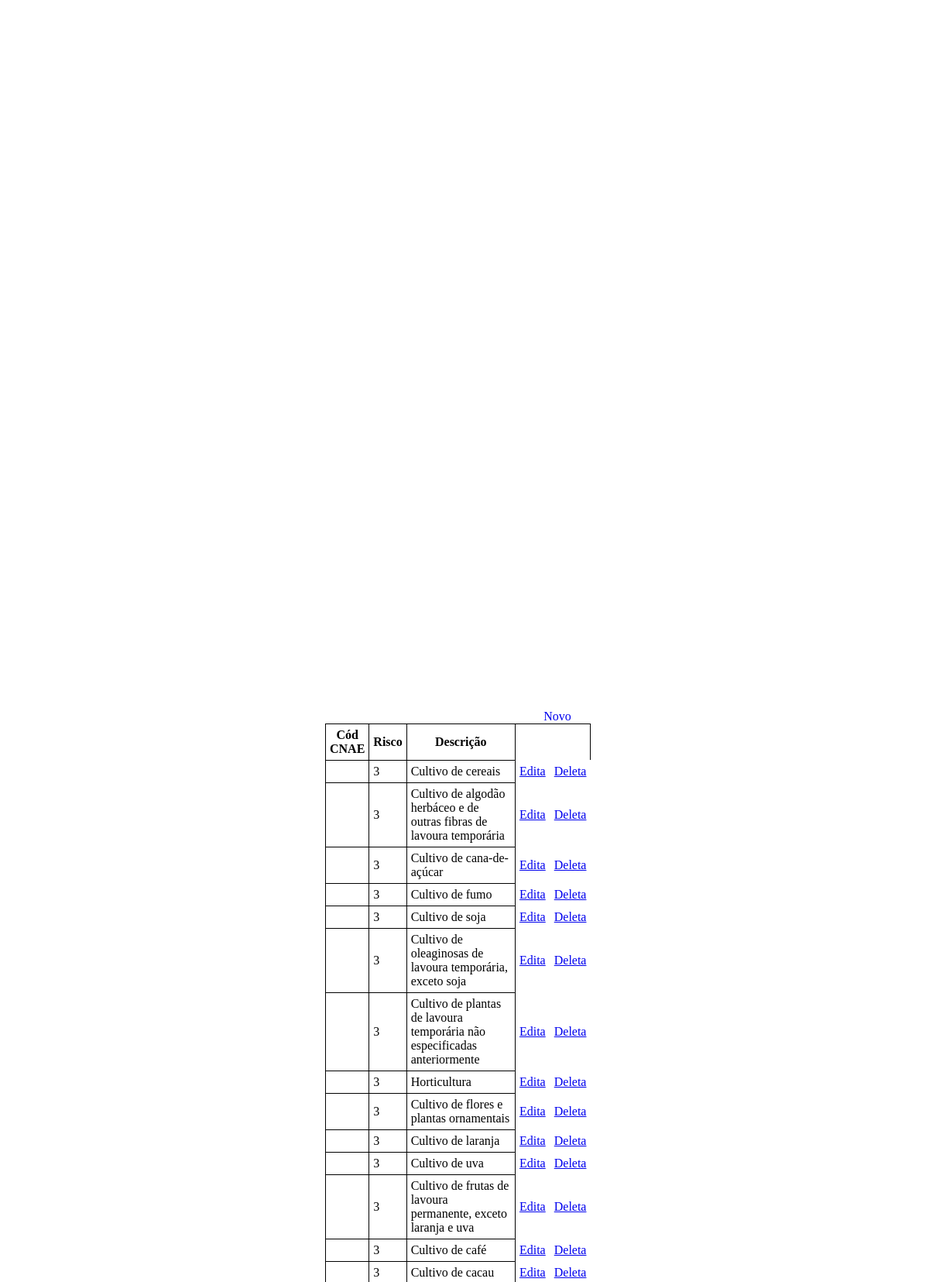
The page /html/lista_cnae.php (upper part) on the database its author committed.
### tables this page shows
CREATE TABLE risco(
	
	id_risco INT(4)NOT NULL AUTO_INCREMENT,
	risco INT(1)NOT NULL,
	descricao TEXT NOT NULL,
	
	CONSTRAINT PrKrisco PRIMARY KEY (id_risco)
);

CREATE TABLE cnae(
	
	num_cnae CHAR(5)NOT NULL,
	id_risco INT(1)NOT NULL,
	descricao TEXT NOT NULL,
	
	CONSTRAINT PrKcnae PRIMARY KEY (num_cnae),
	CONSTRAINT FrKrisco_cnae FOREIGN KEY (id_risco) REFERENCES risco (id_risco)
);

### processa/bd.class.php (called while the page is built, shortened)
<?php
	class bd{
	var $conexao;
		function add_banco($usuario, $senha, $endereco = "localhost", $nome_bd){
			$this->usuario = "$usuario";
			$this->senha = "$senha";
			$this->endereco = "$endereco";
			$this->nome_bd = "$nome_bd";
			$this->conexao = mysqli_connect($this->endereco, $this->usuario, $this->senha, $this->nome_bd) or die ("Erro ao conectar");
			}
		function get_all($tabela, $id = NULL){
			if(is_null($id)){
				$bd = new bd;
				$consulta = "SELECT * FROM $tabela";
				$resultado = mysqli_query($this->conexao, $consulta);
			}else{
				$bd = new bd;
				$consulta = "SELECT * FROM $tabela WHERE $id";
				$resultado = mysqli_query($this->conexao, $consulta);
			}
			return $resultado;
		}
	}
	$bd = new bd();

### html/lista_cnae.php (the view, shortened to what this page needs)
<?php require_once '../processa/bd.class.php'?>
<html>
	<head>
		<link rel="stylesheet" href="style.css">
	</head>
	<body>
		<p class="centraliza">
		<a href="novo_tst.php" style='text-decoration: none;'>Novo</a>
	<table style="width:50%">
		  <tr>
			<th> Cód CNAE</th> <th>Risco</th> <th>Descrição</th>
		  </tr>
			<?php
			$resultado = $bd->get_all('cnae');
			while($linha = mysqli_fetch_array($resultado)){
				$resultado_risco = $bd->get_all('risco', "id_risco = '".$linha['id_risco']."'");
				while($linha_risco = mysqli_fetch_array($resultado_risco)){
					echo '<tr>';
					echo "<td>".$linha['cnae']."</td> <td>".$linha_risco['risco'].'</td> <td>'.$linha['descricao'].'</td>';
					echo '<td class="td"><a href="edita_tst.php">Edita</a></td><td class="td"> <a href="deleta_tst.php" onclick="confirma()";>Deleta</a></td>';
					echo '</tr>';
				}
			}
			?>
		</table>
	</body>
</html>

### html/style.css (style rules this page uses)
.centraliza { position: absolute; text-align: center; left: 35%; top: 10%; width: 50%; }
.td { border: 1px solid white; border-collapse: collapse; }
table, th, td { border: 1px solid black; border-collapse: collapse; }
th, td { padding: 5px; }

### rows shown on the page
cnae: descricao "Cultivo de cereais"
risco: risco "3"
cnae: descricao "Cultivo de algodão herbáceo e de outras fibras de lavoura temporária"
cnae: descricao "Cultivo de cana-de-açúcar"
cnae: descricao "Cultivo de fumo"
cnae: descricao "Cultivo de soja"
cnae: descricao "Cultivo de oleaginosas de lavoura temporária, exceto soja"
cnae: descricao "Cultivo de plantas de lavoura temporária não especificadas anteriormente"
cnae: descricao "Horticultura"
cnae: descricao "Cultivo de flores e plantas ornamentais"
cnae: descricao "Cultivo de laranja"
cnae: descricao "Cultivo de uva"
cnae: descricao "Cultivo de frutas de lavoura permanente, exceto laranja e uva"
cnae: descricao "Cultivo de café"
cnae: descricao "Cultivo de cacau"
